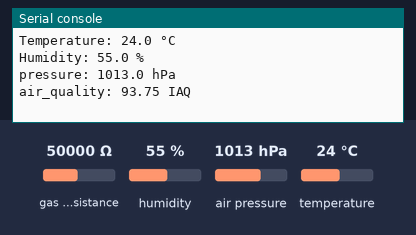
Bench run of a program on a simulated ESP32 board running MicroPython. Parts: the last lines printed to the serial console. The inputs (shaded band) are chosen by the test bench; at power-on: humidity 55 %, air pressure 1013 hPa, temperature 24 °C, gas sensor resistance 50000 Ω. The clock reads 2024-03-15 10:24:30 at power-on unless the program sets it; library files of the repository ran but are not shown: bme.py.

Above: at 7.2 s.
7.3 s: humidity set to 22 %
At 8.6 s:
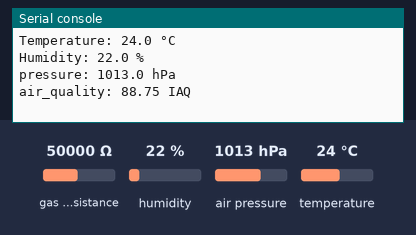
8.8 s: air pressure set to 952 hPa
At 9.7 s:
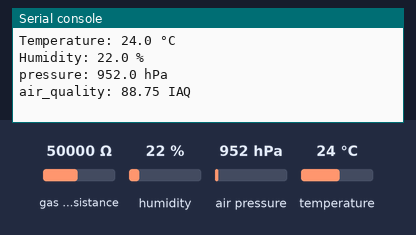

Measured:
- after the input at 7.3 s, the serial console: prints a new line after 0.77 s (image 1)
- after the input at 8.8 s, the serial console: prints a new line after 0.28 s (image 2)

The program:

main.py
```python
import time
from lib.bme import BME

sda = 'P7'
scl = 'P8'

bme = BME((sda, scl), calibration_time=5)

while True:
    # Get air condition values
    temp, humidity, pressure, air_quality = bme.get_values()

    # Print all
    print('Temperature:', temp, '°C')
    print('Humidity:', humidity, '%')
    print('pressure:', pressure, 'hPa')
    print('air_quality:', air_quality, 'IAQ')
    print()

    time.sleep(1)
```
